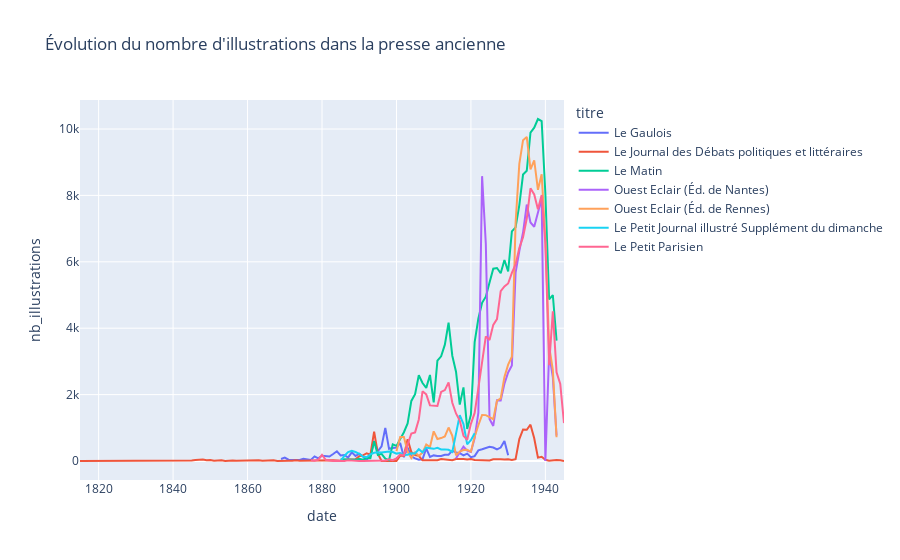

Notebook code for this chart:
### Markdown cell above
Et maintenant, place au graphique combiné ! 

Réutilisez la méthode `px.line(...)`pour afficher `df_totale`.  Afin de signaler à Plotly qu'il faut distinguer plusieurs courbes en se basant sur une colonne, on utilise le paramètre optionnel `color="nom de la colonne de catégories"`. Dans notre cas, la colonne indiquant à quel courbe "appartient" une ligne est `"titre"`.

Utilisez la cellule suivante pour afficher le graphe combiné avec la méthode `px.line()`.

### Code cell
px.line(
    df_totale,
    y="nb_illustrations",
    title="Évolution du nombre d'illustrations dans la presse ancienne",
    color="titre",
)
